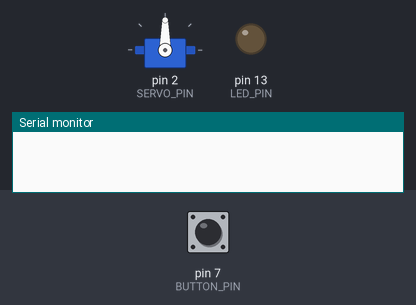
Recording of a sketch running on a simulated Arduino Uno, built with avr-gcc and run on an emulated ATmega328P. On the bench: servo, output pins drawn as LEDs (lit = HIGH), the last lines printed to the serial monitor. The test bench sets the inputs (shaded band); at power-on: pin 7 (BUTTON_PIN) HIGH.

Above: at 1.2 s.
1.3 s: pin 7 (BUTTON_PIN) pulled LOW for 0.15 s
At 2.4 s:
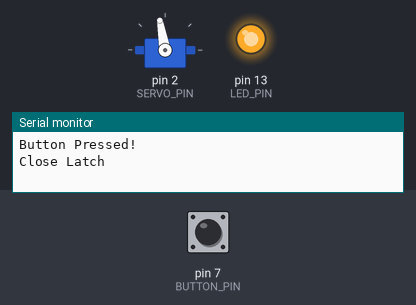
2.9 s: pin 7 (BUTTON_PIN) pulled LOW for 1 s
At 3.7 s:
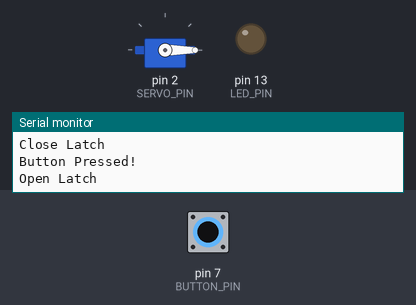
5.4 s: pin 7 (BUTTON_PIN) pulled LOW for 3.2 s
At 6.8 s:
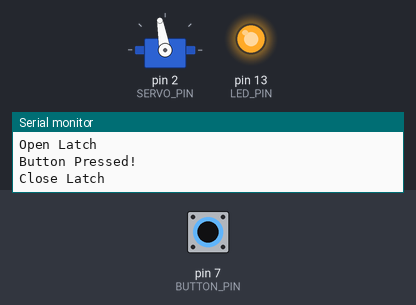
Timing chart, 0 to 8.4 s (numbered marks = the images above; inputs shaded):
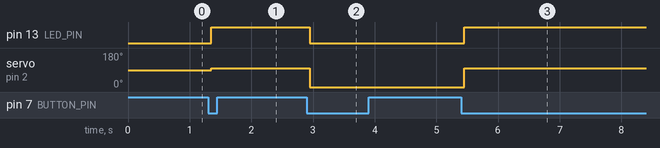

The sketch:

Door_Latch.ino
```cpp
#include <avdweb_Switch.h>
#include <IRremote.h>
#include <Servo.h>
Servo myservo;

int OPEN_POSITION = 0;
int CLOSED_POSITION = 100;
int SERVO_PIN = 2;
int BUTTON_PIN = 7;
int LED_PIN = 13;
int IR_PIN = 12;
int IR_OPEN_CODE = 16;
int IR_CLOSED_CODE = 18;

int currentButtonState;
int lastButtonState;
int lastLatchPosition = OPEN_POSITION;

Switch pushButton = Switch(BUTTON_PIN);

IRrecv irrecv(IR_PIN);
IRData results;

void setup()
{
  myservo.attach(SERVO_PIN);
  pinMode(BUTTON_PIN, INPUT);
  pinMode(LED_PIN, OUTPUT);
  pinMode(IR_PIN, INPUT);
  irrecv.enableIRIn();
  Serial.begin(9600);
}

void openLatch()
{
  myservo.write(OPEN_POSITION);
  digitalWrite(LED_PIN, LOW);
  Serial.println("Open Latch");
  delay(1000);
}

void closeLatch()
{
  myservo.write(CLOSED_POSITION);
  digitalWrite(LED_PIN, HIGH);
  Serial.println("Close Latch");
  delay(1000);
}

void loop()
{
  boolean hasReceivedData = irrecv.decode();
  currentButtonState = digitalRead(BUTTON_PIN);

  pushButton.poll();

  //  if (currentButtonState == HIGH)
  //  {
  //    Serial.println("Button Pressed!");

  if (pushButton.pushed())
  {
    Serial.println("Button Pressed!");
    int newLatchPosition;

    if (lastLatchPosition == OPEN_POSITION)
    {
      newLatchPosition = CLOSED_POSITION;
      closeLatch();
    }
    else
    {
      newLatchPosition = OPEN_POSITION;
      openLatch();
    }

    myservo.write(newLatchPosition);

    lastLatchPosition = newLatchPosition;
  }

  else if (hasReceivedData)
  {
    irrecv.resume();
    results = irrecv.decodedIRData;

    if (results.command == IR_OPEN_CODE)
    {
      openLatch();
    }
    else if (results.command == IR_CLOSED_CODE)
    {
      closeLatch();
    }
  }
}
```

Measured:
- after the input at 1.3 s, pin 13 (LED_PIN): LOW → HIGH after 0.05 s; servo on pin 2 (SERVO_PIN): 90° → 100° after 0.05 s
- after the input at 2.9 s, pin 13 (LED_PIN): HIGH → LOW after 0.05 s; servo on pin 2 (SERVO_PIN): 100° → 0° after 0.05 s
- after the input at 5.4 s, pin 13 (LED_PIN): LOW → HIGH after 0.05 s; servo on pin 2 (SERVO_PIN): 0° → 100° after 0.05 s
